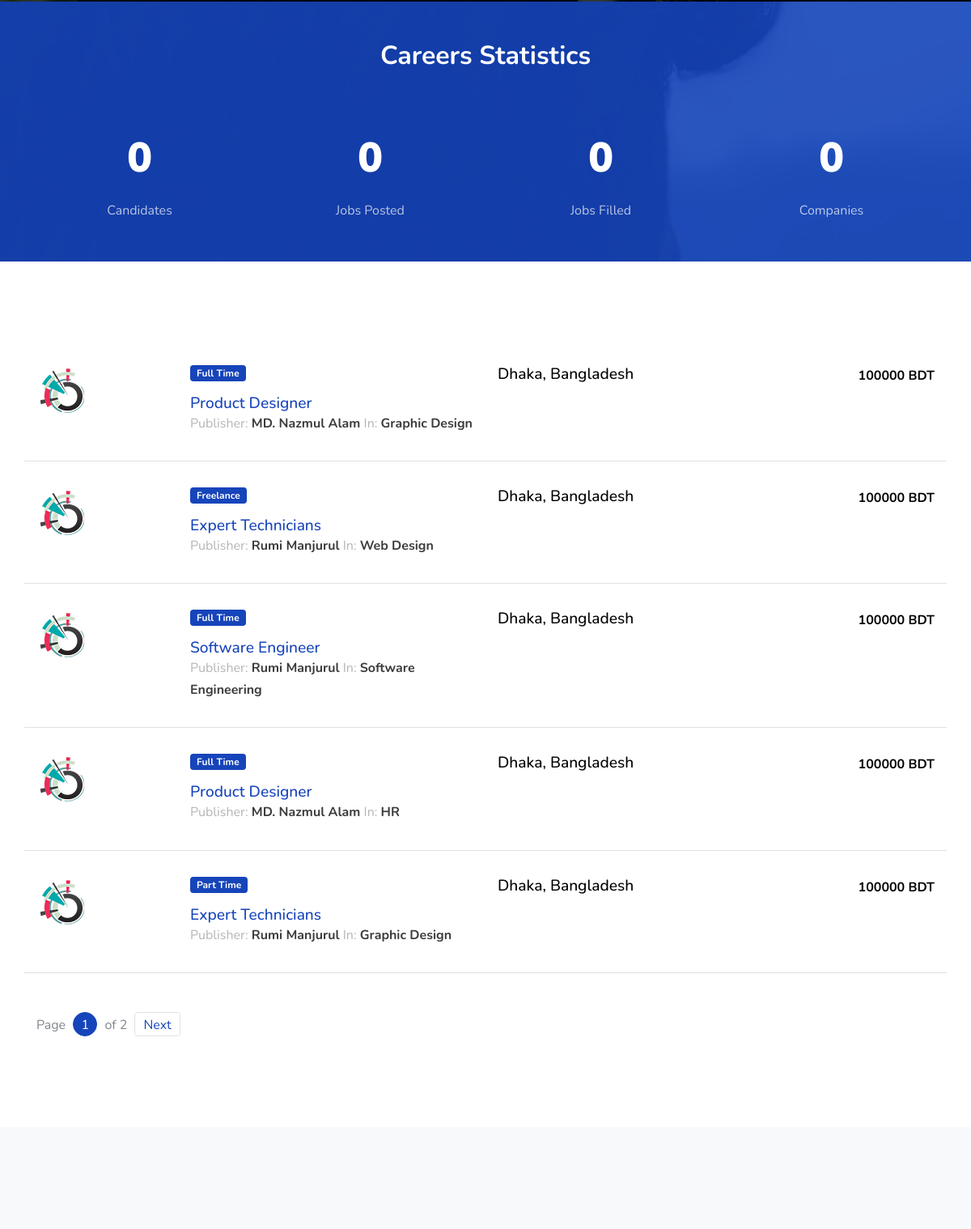
The app's page / (middle part), older data.
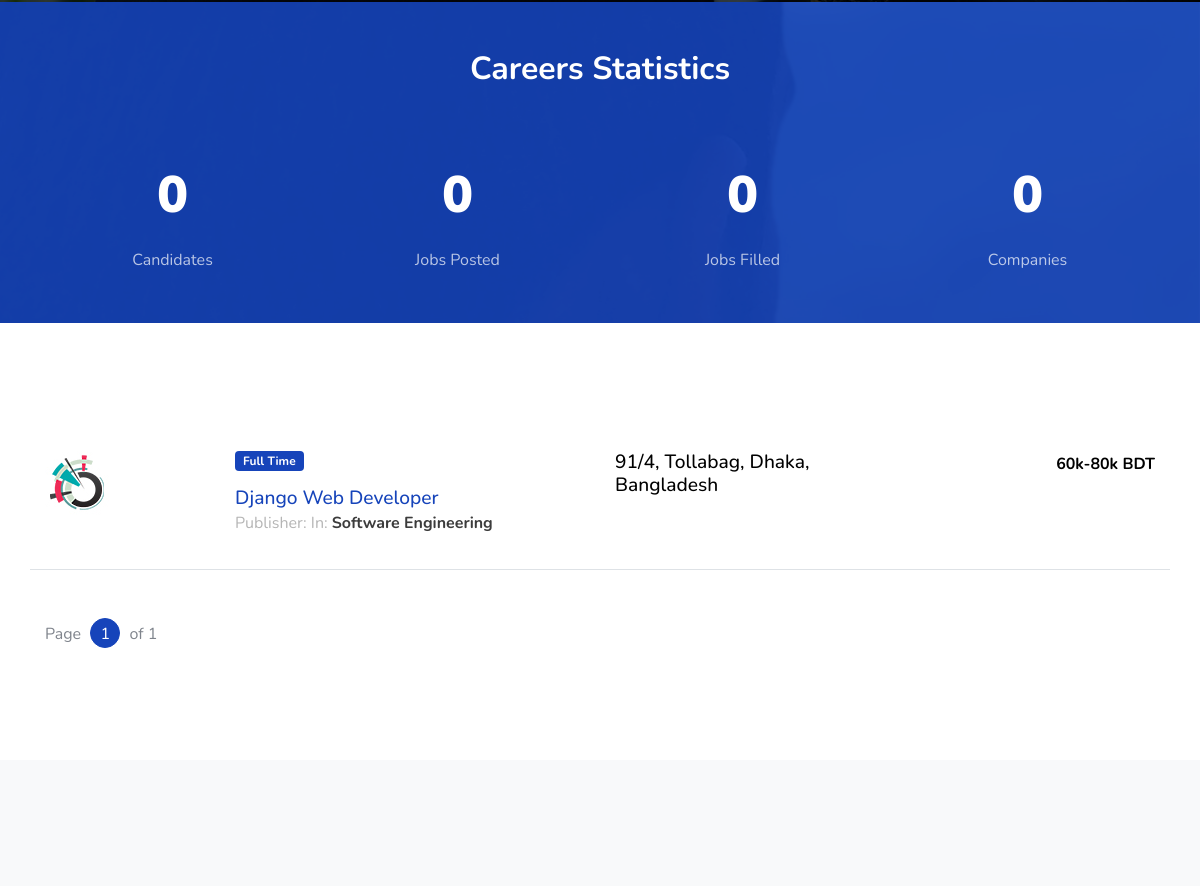
The same page, newer data.
### jobs/models.py (models this page shows, shortened)
class JobListing(models.Model):
    user = models.ForeignKey(settings.AUTH_USER_MODEL, on_delete=models.CASCADE,
                             null=True, editable=False, blank=True)
    title = models.CharField(max_length=100)
    company_name = models.CharField(max_length=200)
    employment_status = models.CharField(choices=JOB_TYPE, max_length=10)
    vacancy = models.CharField(max_length=10, null=True)
    gender = models.CharField(choices=GENDER, max_length=30, null=True)
    category = models.CharField(choices=CATEGORY, max_length=30)
    description = models.TextField()
    responsibilities = models.TextField()
    experience = models.CharField(max_length=100)
    job_location = models.CharField(max_length=120)
    Salary = models.CharField(max_length=100, null=True, blank=True)
    image = models.ImageField(blank=True, upload_to='media', null=True)
    application_deadline = models.DateTimeField()
    published_on = models.DateTimeField(default=timezone.now)

### jobs/views.py (the view)
# urls.py: 2. Add a URL to urlpatterns:  path('', views.home, name='home')
def home(request):
    qs = JobListing.objects.all()
    jobs = JobListing.objects.all().count()
    user = User.objects.all().count()
    company_name = JobListing.objects.filter(company_name__startswith='P').count()
    paginator = Paginator(qs, 5)  # Show 5 jobs per page
    page = request.GET.get('page')
    try:
        qs = paginator.page(page)
    except PageNotAnInteger:
        qs = paginator.page(1)
    except EmptyPage:
        qs = paginator.page(paginator.num_pages)
    context = {
        'query': qs,
        'job_qs': jobs,
        'company_name': company_name,
        'candidates': user
    }
    return render(request, "home.html", context)

### templates/home.html (shortened to what this page needs)
{% extends 'base.html' %}
{% load static %}
{% block content %}
    <section class="py-5 bg-image overlay-primary fixed overlay" style="background-image: url('images/hero_1.jpg');">
      <div class="container">
        <div class="row mb-5 justify-content-center">
          <div class="col-md-7 text-center">
            <h2 class="section-title mb-2 text-white">Careers Statistics</h2>
          </div>
        </div>
        <div class="row pb-0 block__19738 section-counter">
          <div class="col-6 col-md-6 col-lg-3 mb-5 mb-lg-0">
            <div class="d-flex align-items-center justify-content-center mb-2">
              <strong class="number" data-number="{{ candidates }}">0</strong>
            </div>
            <span class="caption">Candidates</span>
          </div>
          <div class="col-6 col-md-6 col-lg-3 mb-5 mb-lg-0">
            <div class="d-flex align-items-center justify-content-center mb-2">
              <strong class="number" data-number="{{ job_qs }}"> 0 </strong>
            </div>
            <span class="caption"> Jobs Posted</span>
          </div>
          <div class="col-6 col-md-6 col-lg-3 mb-5 mb-lg-0">
            <div class="d-flex align-items-center justify-content-center mb-2">
              <strong class="number" data-number="">0</strong>
            </div>
            <span class="caption">Jobs Filled</span>
          </div>
          <div class="col-6 col-md-6 col-lg-3 mb-5 mb-lg-0">
            <div class="d-flex align-items-center justify-content-center mb-2">
              <strong class="number" data-number="{{ company_name }}">0</strong>
            </div>
            <span class="caption">Companies</span>
          </div>
        </div>
      </div>
    </section>
    <section class="site-section">
     <div class="container">
        <div class="mb-5">
             {% for q in query %}
          <div class="row align-items-start job-item border-bottom pb-3 mb-3 pt-3">
            <div class="col-md-2">
              <a href="#"><img src="{% static 'images/featured-listing-1.jpg' %}" alt="Image" class="img-fluid"></a>
            </div>
            <div class="col-md-4">
              <span class="badge badge-primary px-2 py-1 mb-3">
                    {{ q.employment_status }}
              </span>
              <h2><a href="{% url 'jobs:job-single' q.id %}">{{ q.title }}</a> </h2>
              <p class="meta">Publisher: <strong>{{ q.user.first_name }} {{ q.user.last_name }}</strong> In: <strong>{{ q.category }}</strong></p>
            </div>
            <div class="col-md-3 text-left">
              <h3>{{ q.job_location }}</h3>
            </div>
            <div class="col-md-3 text-md-right">
              <strong class="text-black">{{ q.Salary }}</strong>
            </div>
          </div>
{% endfor %}
        </div>
        <div class="row pagination-wrap">
          <div class="col-md-6 text-center text-md-left">
            <div class="custom-pagination ml-auto">
              <div class="d-inline-block">
                Page <a href="#" class="active">{{ query.number }}</a> of  {{ query.paginator.num_pages }}
              </div>
              {% if query.has_next %}
              <a href="?page={{ query.next_page_number }}" class="next">Next</a>
               {% endif %}
            </div>
          </div>
        </div>
      </div>
    </section>
    <section class="bg-light pt-5 testimony-full">
    </section>
{% endblock %}

### templates/base.html (shortened to what this page needs)
{% load static %}
<html lang="en">
<head>
    <link rel="stylesheet" href="{% static 'css/custom-bs.css' %}">
    <link rel="stylesheet" href="{% static 'css/jquery.fancybox.min.css' %}">
    <link rel="stylesheet" href="{% static 'css/bootstrap-select.min.css' %}">
    <link rel="stylesheet" href="{% static 'fonts/icomoon/style.css' %}">
    <link rel="stylesheet" href="{% static 'fonts/line-icons/style.css' %}">
    <link rel="stylesheet" href="{% static 'css/owl.carousel.min.css' %}">
    <link rel="stylesheet" href="{% static 'css/animate.min.css' %}">
    <link rel="stylesheet" href="{% static 'css/style.css' %}">
</head>
<body id="top">
    <div class="site-wrap">
        {% block content %}
        {% endblock %}
    </div>
</body>
</html>

### templates/navbar.html (shortened to what this page needs)
{% load static %}

### static/css/style.css (style rules this page uses)
body { font-weight: 400; font-size: 1rem; line-height: 1.7; position: relative; }
body:after { content: ""; position: absolute; top: 0; left: 0; right: 0; bottom: 0; background: rgba(0, 0, 0, 0.7); z-index: 100; opacity: 0; visibility: hidden; -webkit-transition: .3s all ease; -o-transition: .3s all ease; transition: .3s all ease; }
h1, h2, h3, h4 { color: #000; }
.site-section { padding-top: 7rem; padding-bottom: 7rem; position: relative; z-index: 2; }
.text-black { color: #000 !important; }
.bg-image { background-size: cover; background-position: center center; background-repeat: no-repeat; }
.bg-image.fixed { background-attachment: fixed; }
.bg-image.overlay-primary { position: relative; }
.bg-image.overlay-primary:before { position: absolute; content: ""; top: 0; left: 0; right: 0; bottom: 0; background: rgba(22, 68, 186, 0.9); z-index: 1; }
.bg-image.overlay-primary > .container { position: relative; z-index: 2; }
.testimony-full { text-align: center; padding: 8rem 0 !important; position: relative; }
.section-title { font-size: 2rem; font-weight: 700; }
.custom-pagination a { width: 30px; height: 30px; line-height: 30px; display: inline-block; border-radius: 50%; border: 1px solid #dee2e6; text-align: center; margin: 0 5px; text-decoration: none; }
.custom-pagination a.active, .custom-pagination a:hover { background: #1644ba; color: #fff; border-color: #1644ba; }
.block__19738 { text-align: center; }
.block__19738 .number { font-size: 3.2rem; font-weight: 900; color: #fff; }
.block__19738 .caption { font-size: 1rem; display: block; color: rgba(255, 255, 255, 0.7); }
.job-item h2, .job-item h3 { font-size: 1.2rem; margin-bottom: 0; }
.job-item .meta { color: #b5b5b5; }
.job-item .meta strong { color: #3c3c3c; }

Row changes from the older to the newer data that the page shows:
removed JobListing: employment_status "Full Time", title "Product Designer", user.first_name "MD. Nazmul", user.last_name "Alam", category "Graphic Design", job_location "Dhaka, Bangladesh", Salary "100000 BDT"
removed JobListing: employment_status "Freelance", title "Expert Technicians", user.first_name "Rumi", user.last_name "Manjurul", category "Web Design", job_location "Dhaka, Bangladesh", Salary "100000 BDT"
removed JobListing: employment_status "Full Time", title "Software Engineer", user.first_name "Rumi", user.last_name "Manjurul", category "Software Engineering", job_location "Dhaka, Bangladesh", Salary "100000 BDT"
removed JobListing: employment_status "Full Time", title "Product Designer", user.first_name "MD. Nazmul", user.last_name "Alam", category "HR", job_location "Dhaka, Bangladesh", Salary "100000 BDT"
removed JobListing: employment_status "Part Time", title "Expert Technicians", user.first_name "Rumi", user.last_name "Manjurul", category "Graphic Design", job_location "Dhaka, Bangladesh", Salary "100000 BDT"
added JobListing: employment_status "Full Time", title "Django Web Developer", category "Software Engineering", job_location "91/4, Tollabag, Dhaka, Bangladesh", Salary "60k-80k BDT"
Text that changed along with them:
{{ query.paginator.num_pages }}: "2" → "1"
text no longer shown: "Next"
